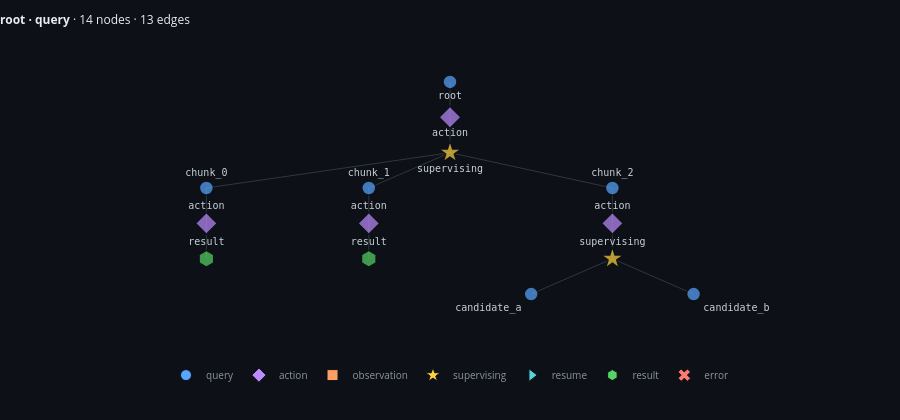

Write notebook code for a chart like this one.
### Code cell
states[2].plot()

### Figure 1 — Plotly figure (JSON) as saved in the notebook; plotly's stock layout.template omitted (floating-point values rounded to 4 significant figures)
{"data": [{"hoverinfo": "skip", "line": {"color": "#30363d", "width": 1}, "mode": "lines", "showlegend": false, "type": "scatter", "x": [2, 2, null, 2, 2, null, 2, 0.5, null, 2, 1.5, null, 2, 3, null, 0.5, 0.5, null, 0.5, 0.5, null, 1.5, 1.5, null, 1.5, 1.5, null, 3, 3, null, 3, 3, null, 3, 2.5, null, 3, 3.5, null], "y": [0, -1, null, -1, -2, null, -2, -3, null, -2, -3, null, -2, -3, null, -3, -4, null, -4, -5, null, -3, -4, null, -4, -5, null, -3, -4, null, -4, -5, null, -5, -6, null, -5, -6, null]}, {"cliponaxis": false, "customdata": ["n_81a48172cd76", "n_54f7b70f0df9", "n_493176ab4b8d", "n_9fb77f6ecec7", "n_b1037fbaf953", "n_cc5dfa8dd756", "n_445877af5823", "n_77979f531cb4", "n_71872d4ea370", "n_93ac8f4c2c65", "n_e50005447018", "n_640c12be5877", "n_60d0d6e4b555", "n_06f7abd7013f"], "hoverinfo": "text", "hovertext": ["<b>root</b><br><i>query</i> · depth 0<br>model: default", "<b>root</b><br><i>action</i> · depth 0<br>model: default:blog-needle-demo<br>tokens: 104 (in 80 / out 24)", "<b>root</b><br><i>supervising</i> · depth 0<br>model: default:blog-needle-demo<br>tokens: 104 (in 80 / out 24)", "<b>root.chunk_0</b><br><i>query</i> · depth 1<br>model: default", "<b>root.chunk_0</b><br><i>action</i> · depth 1<br>model: default:blog-needle-demo<br>tokens: 104 (in 80 / out 24)", "<b>root.chunk_0</b><br><i>result</i> · depth 1<br>model: default:blog-needle-demo<br>tokens: 104 (in 80 / out 24)", "<b>root.chunk_1</b><br><i>query</i> · depth 1<br>model: default", "<b>root.chunk_1</b><br><i>action</i> · depth 1<br>model: default:blog-needle-demo<br>tokens: 104 (in 80 / out 24)", "<b>root.chunk_1</b><br><i>result</i> · depth 1<br>model: default:blog-needle-demo<br>tokens: 104 (in 80 / out 24)", "<b>root.chunk_2</b><br><i>query</i> · depth 1<br>model: default", "<b>root.chunk_2</b><br><i>action</i> · depth 1<br>model: default:blog-needle-demo<br>tokens: 104 (in 80 / out 24)", "<b>root.chunk_2</b><br><i>supervising</i> · depth 1<br>model: default:blog-needle-demo<br>tokens: 104 (in 80 / out 24)", "<b>root.chunk_2.candidate_a</b><br><i>query</i> · depth 2<br>model: default", "<b>root.chunk_2.candidate_b</b><br><i>query</i> · depth 2<br>model: default"], "marker": {"color": ["#58a6ff", "#bc8cff", "#ffd33d", "#58a6ff", "#bc8cff", "#56d364", "#58a6ff", "#bc8cff", "#56d364", "#58a6ff", "#bc8cff", "#ffd33d", "#58a6ff", "#58a6ff"], "line": {"color": "#0d1117", "width": 1.5}, "size": [14, 16.91, 16.91, 14, 16.91, 16.91, 14, 16.91, 16.91, 14, 16.91, 16.91, 14, 14], "symbol": ["circle", "diamond", "star", "circle", "diamond", "hexagon", "circle", "diamond", "hexagon", "circle", "diamond", "star", "circle", "circle"]}, "mode": "markers+text", "showlegend": false, "text": ["root", "action", "supervising", "chunk_0", "action", "result", "chunk_1", "action", "result", "chunk_2", "action", "supervising", "candidate_a", "candidate_b"], "textfont": {"color": "#c9d1d9", "family": "ui-monospace, SFMono-Regular, Menlo, monospace", "size": 10}, "textposition": ["bottom center", "bottom center", "bottom center", "top center", "top center", "top center", "top center", "top center", "top center", "top center", "top center", "top center", "bottom left", "bottom right"], "type": "scatter", "x": [2, 2, 2, 0.5, 0.5, 0.5, 1.5, 1.5, 1.5, 3, 3, 3, 2.5, 3.5], "y": [0, -1, -2, -3, -4, -5, -3, -4, -5, -3, -4, -5, -6, -6]}, {"hoverinfo": "skip", "marker": {"color": "#58a6ff", "line": {"color": "#0d1117", "width": 1}, "size": 11, "symbol": "circle"}, "mode": "markers", "name": "query", "showlegend": true, "type": "scatter", "x": [null], "y": [null]}, {"hoverinfo": "skip", "marker": {"color": "#bc8cff", "line": {"color": "#0d1117", "width": 1}, "size": 11, "symbol": "diamond"}, "mode": "markers", "name": "action", "showlegend": true, "type": "scatter", "x": [null], "y": [null]}, {"hoverinfo": "skip", "marker": {"color": "#ff9e64", "line": {"color": "#0d1117", "width": 1}, "size": 11, "symbol": "square"}, "mode": "markers", "name": "observation", "showlegend": true, "type": "scatter", "x": [null], "y": [null]}, {"hoverinfo": "skip", "marker": {"color": "#ffd33d", "line": {"color": "#0d1117", "width": 1}, "size": 11, "symbol": "star"}, "mode": "markers", "name": "supervising", "showlegend": true, "type": "scatter", "x": [null], "y": [null]}, {"hoverinfo": "skip", "marker": {"color": "#56d4dd", "line": {"color": "#0d1117", "width": 1}, "size": 11, "symbol": "triangle-right"}, "mode": "markers", "name": "resume", "showlegend": true, "type": "scatter", "x": [null], "y": [null]}, {"hoverinfo": "skip", "marker": {"color": "#56d364", "line": {"color": "#0d1117", "width": 1}, "size": 11, "symbol": "hexagon"}, "mode": "markers", "name": "result", "showlegend": true, "type": "scatter", "x": [null], "y": [null]}, {"hoverinfo": "skip", "marker": {"color": "#ff7b72", "line": {"color": "#0d1117", "width": 1}, "size": 11, "symbol": "x"}, "mode": "markers", "name": "error", "showlegend": true, "type": "scatter", "x": [null], "y": [null]}], "layout": {"font": {"color": "#e6edf3"}, "height": 420, "hoverlabel": {"align": "left", "bgcolor": "#161b22", "bordercolor": "#30363d", "font": {"color": "#e6edf3", "family": "ui-monospace, SFMono-Regular, Menlo, monospace", "size": 11}}, "legend": {"bgcolor": "rgba(0,0,0,0)", "font": {"color": "#8b949e", "size": 10}, "orientation": "h", "x": 0.5, "xanchor": "center", "y": -0.22, "yanchor": "bottom"}, "margin": {"b": 92, "l": 44, "r": 44, "t": 48}, "paper_bgcolor": "#0d1117", "plot_bgcolor": "#0d1117", "title": {"font": {"color": "#e6edf3", "size": 12}, "text": "<b>root · query</b> · 14 nodes · 13 edges", "x": 0, "xanchor": "left"}, "xaxis": {"range": [-0.5, 4.5], "visible": false}, "yaxis": {"range": [-6.96, 0.96], "visible": false}}}
